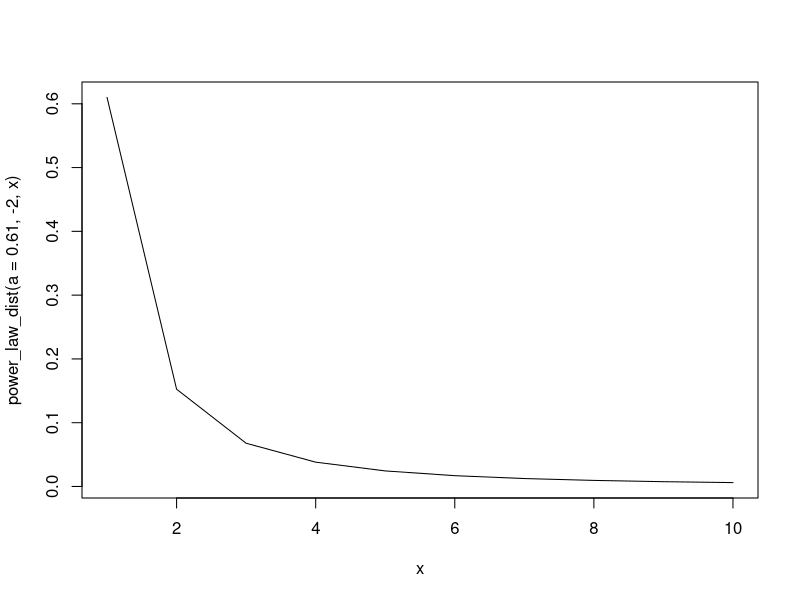
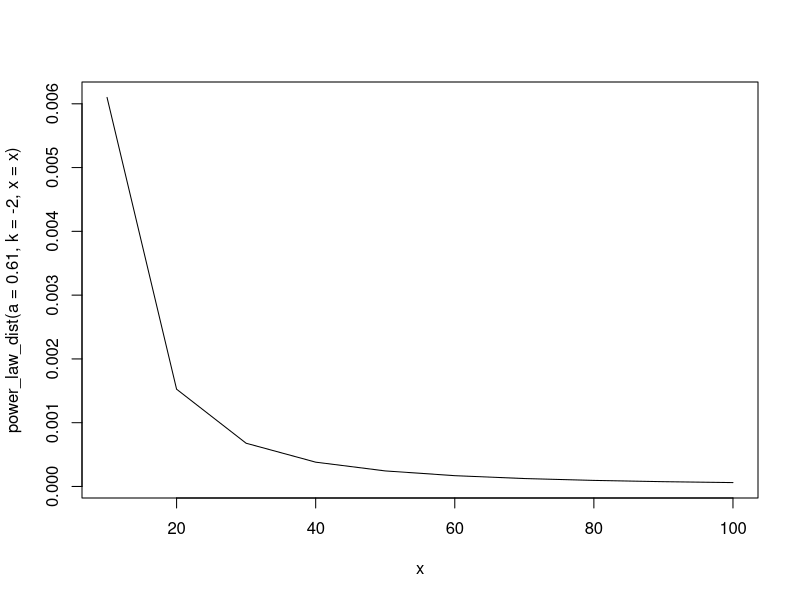
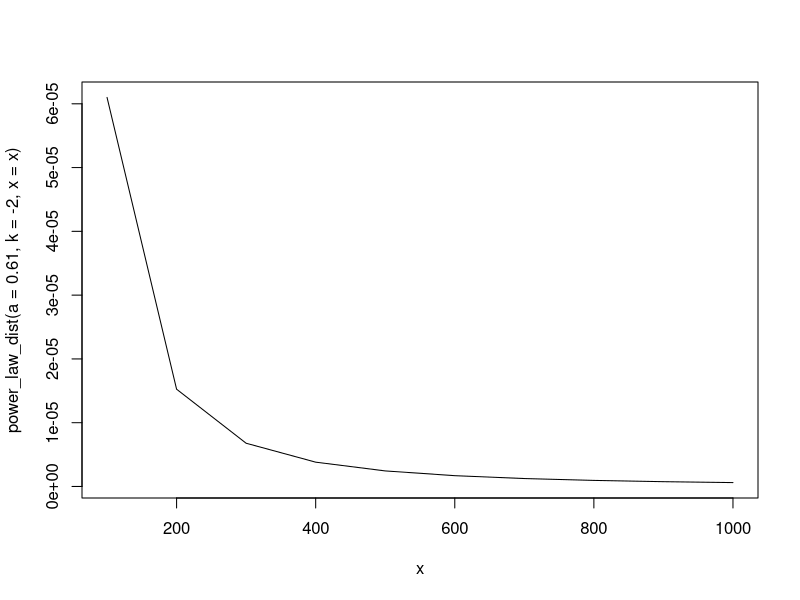

The R source for these figures, in order:
######################################
### Power Law Distribution Example ###
# adaptation of code produced in CSCI-550 - Data Mining 
######################################

power_law_dist = function(a, k, x){return(a*x^k)}
x = seq(1:10)
plot(x, power_law_dist(a = 0.61, -2, x), type = 'l')
x = seq(10,100,10)
plot(x, power_law_dist(a = 0.61, k = -2, x = x), type = 'l')
x = seq(100,1000,100)
plot(x, power_law_dist(a = 0.61, k = -2, x = x), type = 'l')

# They basically all look the same
# "Scale free property"

# Let's look at a few points
p2 = power_law_dist(a = 0.61, k = -2, x = 2)
p4 = power_law_dist(a = 0.61, k = -2, x = 4)
p2/p4 # ratio = 4
p8 = power_law_dist(a = 0.61, k = -2, x = 8)
p4/p8 # ratio = 4

# things don't normally work this way

exp_function = function(a, c, x){return(a*c^(x-1))}

p2e = exp_function(a = 1/3, c = 2/3, x = 2)
p4e = exp_function(a = 1/3, c = 2/3, x = 4)
p2e/p4e # ratio = 2.25
p8e = exp_function(a = 1/3, c = 2/3, x = 8)
p4e/p8e # ratio = 5.0625



